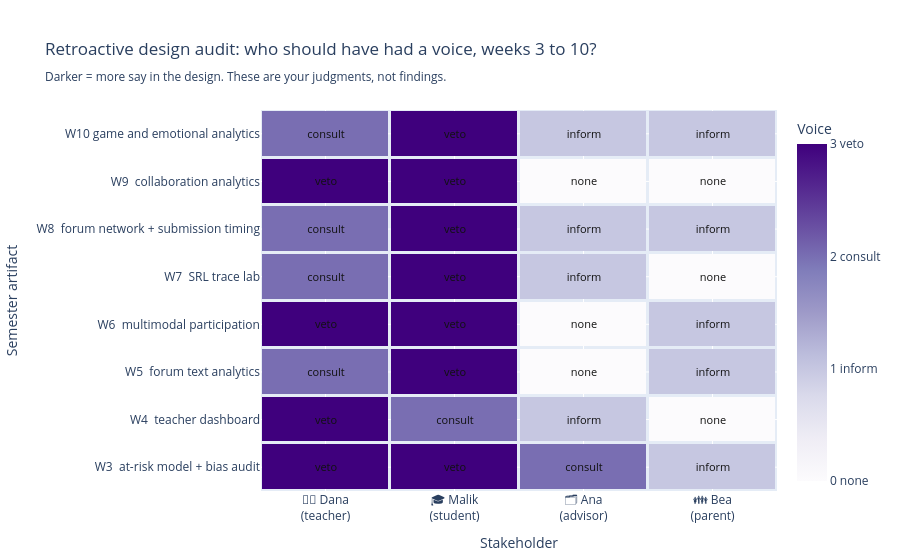

Write notebook code for a chart like this one.
### Code cell
level_words = {0: 'none', 1: 'inform', 2: 'consult', 3: 'veto'}
z2 = audit_df.values.astype(float)
txt2 = [[level_words[int(v)] for v in row] for row in z2]

fig = go.Figure(go.Heatmap(
    z=z2, x=cols, y=list(audit_df.index), text=txt2, texttemplate='%{text}',
    textfont=dict(size=11, color='#111111'),
    colorscale='Purples', zmin=0, zmax=3, xgap=3, ygap=3,
    colorbar=dict(title='Voice', tickvals=[0, 1, 2, 3],
                  ticktext=['0 none', '1 inform', '2 consult', '3 veto']),
    hovertemplate='%{y}<br>%{x}<br>voice level: %{z}<extra></extra>'))
fig.update_layout(
    title=dict(text='Retroactive design audit: who should have had a voice, weeks 3 to 10?<br>'
                    '<sub>Darker = more say in the design. These are your judgments, not findings.</sub>'),
    xaxis_title='Stakeholder', yaxis_title='Semester artifact',
    height=560, margin=dict(l=40, r=40, t=110, b=60))
fig.show()

### Figure 1 — Plotly figure (JSON) as saved in the notebook; plotly's stock layout.template omitted (floating-point values rounded to 4 significant figures)
{"data": [{"colorbar": {"ticktext": ["0 none", "1 inform", "2 consult", "3 veto"], "tickvals": [0, 1, 2, 3], "title": {"text": "Voice"}}, "colorscale": [[0.0, "rgb(252,251,253)"], [0.125, "rgb(239,237,245)"], [0.25, "rgb(218,218,235)"], [0.375, "rgb(188,189,220)"], [0.5, "rgb(158,154,200)"], [0.625, "rgb(128,125,186)"], [0.75, "rgb(106,81,163)"], [0.875, "rgb(84,39,143)"], [1.0, "rgb(63,0,125)"]], "hovertemplate": "%{y}<br>%{x}<br>voice level: %{z}<extra></extra>", "text": [["veto", "veto", "consult", "inform"], ["veto", "consult", "inform", "none"], ["consult", "veto", "none", "inform"], ["veto", "veto", "none", "inform"], ["consult", "veto", "inform", "none"], ["consult", "veto", "inform", "inform"], ["veto", "veto", "none", "none"], ["consult", "veto", "inform", "inform"]], "textfont": {"color": "#111111", "size": 11}, "texttemplate": "%{text}", "type": "heatmap", "x": ["🧑🏫 Dana<br>(teacher)", "🎓 Malik<br>(student)", "🗂️ Ana<br>(advisor)", "👪 Bea<br>(parent)"], "xgap": 3, "y": ["W3  at-risk model + bias audit", "W4  teacher dashboard", "W5  forum text analytics", "W6  multimodal participation", "W7  SRL trace lab", "W8  forum network + submission timing", "W9  collaboration analytics", "W10 game and emotional analytics"], "ygap": 3, "z": [[3.0, 3.0, 2.0, 1.0], [3.0, 2.0, 1.0, 0.0], [2.0, 3.0, 0.0, 1.0], [3.0, 3.0, 0.0, 1.0], [2.0, 3.0, 1.0, 0.0], [2.0, 3.0, 1.0, 1.0], [3.0, 3.0, 0.0, 0.0], [2.0, 3.0, 1.0, 1.0]], "zmax": 3, "zmin": 0}], "layout": {"height": 560, "margin": {"b": 60, "l": 40, "r": 40, "t": 110}, "title": {"text": "Retroactive design audit: who should have had a voice, weeks 3 to 10?<br><sub>Darker = more say in the design. These are your judgments, not findings.</sub>"}, "xaxis": {"title": {"text": "Stakeholder"}}, "yaxis": {"title": {"text": "Semester artifact"}}}}
